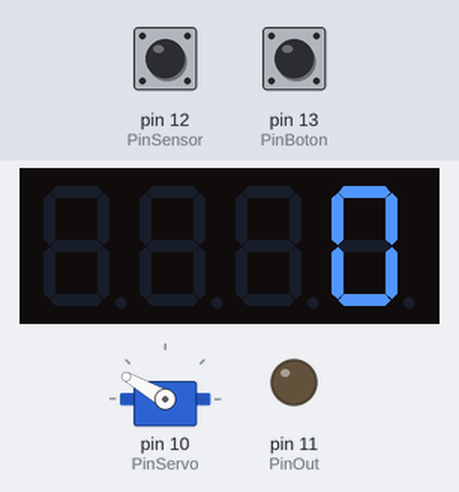
Recording of a sketch running on a simulated Arduino Uno, built with avr-gcc and run on an emulated ATmega328P. Parts: servo, 4-digit seven-segment display, output pins drawn as LEDs (lit = HIGH). The inputs (shaded band) are chosen by the test bench; at power-on: pin 12 (PinSensor) HIGH, pin 13 (PinBoton) HIGH.

Above: at 1.2 s.
1.3 s: pin 12 (PinSensor) pulsed LOW 5 times (0.12 s each, 0.3 s apart)
At 2.17 s:
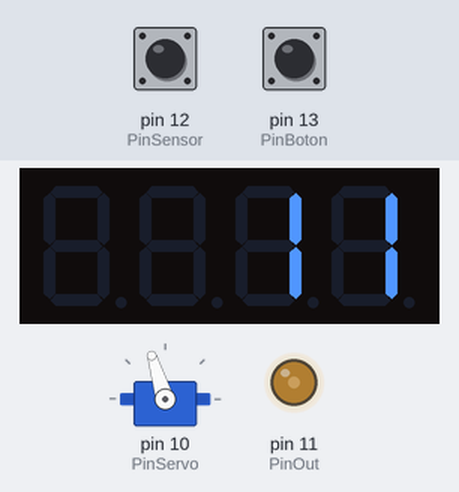
At 2.9 s:
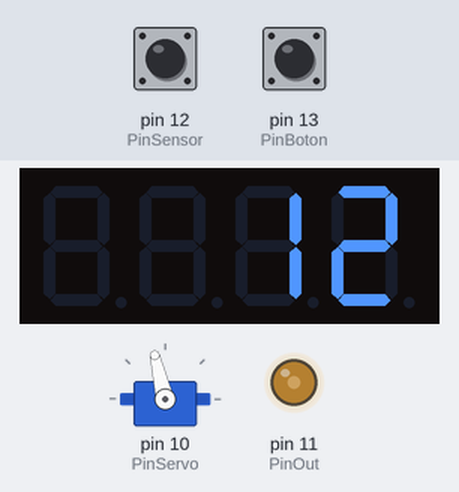
Timing chart, 0 to 4.6 s (numbered marks = the images above; inputs shaded):
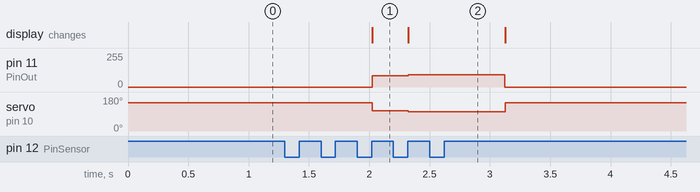

Measured:
- after the input at 1.3 s, pin 11 (PinOut): 0/255 → 85/255 after 0.72 s, → 93/255 0.30 s later, → 0/255 0.80 s later; servo on pin 10 (PinServo): 150° → 107° after 0.72 s, → 103° 0.30 s later, → 150° 0.80 s later; the display: changes after 0.72 s (image 1)

The sketch:

Bicilextric.ino
```cpp
// (licence header left out)
//PINES
#define PinServo 10
#define PinOut 11
#define PinSensor 12
#define PinBoton 13

//CONFIGURACION
//generales
#define TiempoAntirrebotes 45 //(ms)
#define PerimetroRueda 1.07f //(m) (Perimetro / 2 --> 2 imanes)
#define VelMax 35 //(km/h)
#define TimeOut 500 //Tiempo máximo de espera entre el paso de dos imanes
//servo
#define AngVel0 150
#define AngVelMax 20
//salida
#define pwmMin 0

//LIBRERIAS
//7 segmentos
#include <Wire.h>
#include "Adafruit_LEDBackpack.h"
Adafruit_7segment matrix = Adafruit_7segment();

//servo
#include <Servo.h>
Servo velocimetro;

float v = 0;
float d = 0;
unsigned long t = 0;
boolean Andando = 0;

void setup () {
  //Serial.begin(115200);

  pinMode(PinOut, OUTPUT);
  pinMode(PinSensor, INPUT_PULLUP);
  pinMode(PinBoton, INPUT_PULLUP);

  velocimetro.attach(PinServo);

  matrix.begin(0x70);
  Reset();
}

///////////////////////////////////////
//////////////////LOOP/////////////////
///////////////////////////////////////

void loop () {

  if (SensorHall()) {
    Andando = 1;
    MedirVelocidadDistancia();
    MoverServo();
    Display();
    ControlCoche();
    t = millis();
  }

  if (millis() > t + TimeOut && Andando) {
    Reset();
    Andando = 0;
  }

  if (!digitalRead(PinBoton)) {
    d = 0;
    Reset();
  }

}

///////////////////////////////////////
///////////////////////////////////////
///////////////////////////////////////

boolean SensorHall() {
  static boolean estado = 0;
  static unsigned long m = 0;

  boolean s = digitalRead(PinSensor);
  boolean out = 0;

  if (m < millis()) {
    if (s) { //Activado
      m = millis() + TiempoAntirrebotes;
      if (estado == 0) { //Flanco de subida
        estado = 1;
        out = 1;
      }
    }
    if (!s && estado) estado = 0;
  }

  return out;
}

void  MedirVelocidadDistancia() {
  static float v0 = 0;
  unsigned long incrT = millis() - t;
  static boolean acMax = 0;

  //Velocidad obtenida
  v = 3600 * (float)PerimetroRueda / incrT;
  //Limite de velocidad
  v = constrain(v, 0, VelMax);
  //Filtro de la velocidad
  float K = (float)map(constrain(incrT, 50, 500), 50, 500, 85, 98) / 100;
  v = K * v + (1 - K) * v0;
  //Velocidad minima aceptable
  if (v < 5) v = 0;
  //Limte de aceleracion
  if (v - v0 > 10 && !acMax) v = v0, acMax = 1;
  else {
    acMax = 0;
    v0 = v; //Velocidad anterior
  }

  //Distancia recorrida
  d += PerimetroRueda;
  d = constrain(d, 0, 9999);
}

void MoverServo() {
  int angulo = map(10 * v, 0, 10 * VelMax,  AngVel0,  AngVelMax); //Velocidad en km/h
  velocimetro.write(angulo);
}

void ControlCoche() {
  int pwmOut;
  if (v < 0.1) pwmOut = 0;
  else pwmOut = map(10 * v , 0, 10 * VelMax,  pwmMin,  255);
  analogWrite(PinOut, pwmOut);
}

void Display() {
  matrix.println((int)v);
  matrix.writeDisplay();
}

void Reset() {
  v = 0;
  MoverServo();
  ControlCoche();
  Display();
}
```
